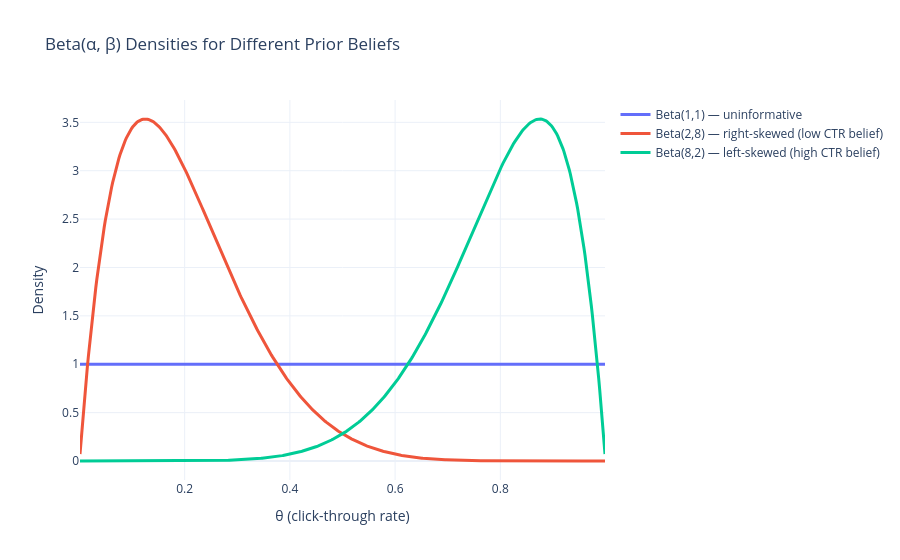

Notebook code cell kept with this figure:
### Markdown cell above
---
# Q2 — Bayesian Tracking of CTR via Beta-Binomial Conjugacy

## Task 1 — Structural Probability and Properties

### Code cell
theta_grid01 = np.linspace(0.001, 0.999, 500)
params = [(1, 1, "Beta(1,1) — uninformative"),
          (2, 8, "Beta(2,8) — right-skewed (low CTR belief)"),
          (8, 2, "Beta(8,2) — left-skewed (high CTR belief)")]

fig = go.Figure()
for a_, b_, label in params:
    fig.add_trace(go.Scatter(x=theta_grid01, y=beta_dist.pdf(theta_grid01, a_, b_),
                              name=label, line=dict(width=3)))
fig.update_layout(title="Beta(α, β) Densities for Different Prior Beliefs",
                   xaxis_title="θ (click-through rate)", yaxis_title="Density",
                   template="plotly_white")
fig.show()

### Figure 1 — Plotly figure (JSON) as saved in the notebook; plotly's stock layout.template omitted (floating-point values rounded to 4 significant figures; data arrays with more than 128 entries replaced by an {"elided": "..."} marker saying what was removed)
{"data": [{"line": {"width": 3}, "name": "Beta(1,1) — uninformative", "type": "scatter", "x": {"elided": "500 float values"}, "y": {"elided": "500 float values"}}, {"line": {"width": 3}, "name": "Beta(2,8) — right-skewed (low CTR belief)", "type": "scatter", "x": {"elided": "500 float values"}, "y": {"elided": "500 float values"}}, {"line": {"width": 3}, "name": "Beta(8,2) — left-skewed (high CTR belief)", "type": "scatter", "x": {"elided": "500 float values"}, "y": {"elided": "500 float values"}}], "layout": {"title": {"text": "Beta(α, β) Densities for Different Prior Beliefs"}, "xaxis": {"title": {"text": "θ (click-through rate)"}}, "yaxis": {"title": {"text": "Density"}}}}
